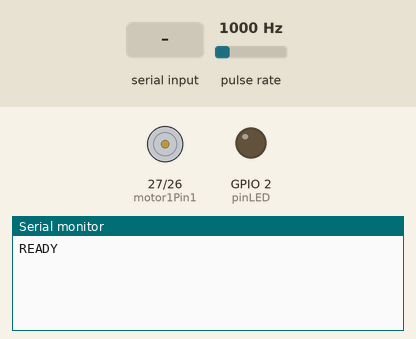
Recording of a sketch running on a simulated ESP32. Shown: motor-driver pin pairs drawn as motors (green arrow = first pin HIGH = forward, orange = second pin HIGH = backward, longer = more drive, scaled by the enable pin), output pins drawn as LEDs (lit = HIGH), the last lines printed to the serial monitor. Wiring (inferred from the names in the program): pulse sensor: data GPIO 13. The inputs (shaded band) are chosen by the test bench; at power-on: pulse rate 1000 Hz.

Above: at 2.7 s.
2.8 s: "OP\n" received over Serial
At 3.6 s:
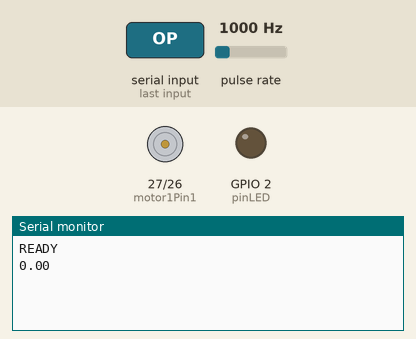
4.3 s: "V\n" received over Serial
At 4.7 s:
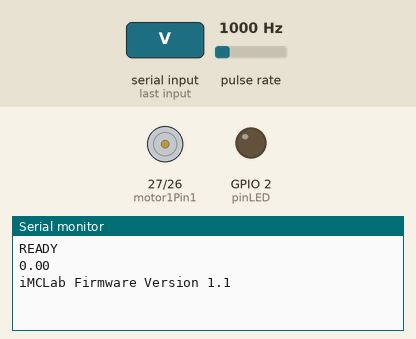
5.8 s: "X\n" received over Serial
At 7.1 s:
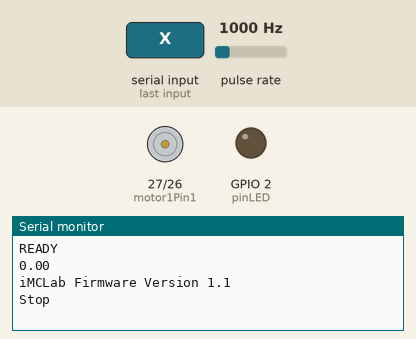

Measured:
- after the input at 2.8 s, the serial monitor: prints a new line at once (image 1)
- after the input at 4.3 s, the serial monitor: prints a new line at once (image 2)
- after the input at 5.8 s, the serial monitor: prints a new line at once (image 3)

The sketch:

imclab_firmware.ino
```cpp
/*
  iMCLab Internet-Based Motor Control Lab
  Firmware FIXED: LED + Motor OP + (Optional) RPM
  December 2025
*/

#include <Arduino.h>

// ===== constants =====
const String vers = "1.1";
const int baud = 115200;
const char sp = ' ';
const char nl = '\n';

// ===== pin numbers on iMCLab Shield (sesuai kode kamu) =====
const int motor1Pin1 = 27;   // IN1
const int motor1Pin2 = 26;   // IN2
const int enable1Pin = 12;   // EN (PWM motor)
const int pinLED     = 2;    // LED

// Encoder pin (RPM)
const int pin_rpm = 13;      // input encoder

// ===== PWM properties =====
const int freq = 30000;
const int pwmChannel = 1;
const int pwmresolution = 8;   // 0..255

const int ledChannel = 0;
const int ledresolution = 8;   // 0..255

// ===== RPM variables =====
volatile unsigned long pulseCount = 0;
unsigned long last_pulse_count = 0;
unsigned long last_rpm_time = 0;

float rpm = 0;
float rpm_filtered = 0;

// Ubah ini kalau disk encoder kamu beda
// Contoh dosen: holes = 2 (2 lubang/slot per putaran)
const int PULSES_PER_REV = 2;

// ===== serial parsing variables =====
char Buffer[64];
String cmd;
double pv = 0;

// ===== ISR encoder =====
void IRAM_ATTR onPulse() {
  pulseCount++;
}

void parseSerial() {
  // baca sampai newline
  int ByteCount = Serial.readBytesUntil(nl, Buffer, sizeof(Buffer));
  (void)ByteCount;

  String read_ = String(Buffer);
  memset(Buffer, 0, sizeof(Buffer));

  // pisahkan command dan data
  int idx = read_.indexOf(sp);
  if (idx < 0) {
    cmd = read_;
    pv = 0;
  } else {
    cmd = read_.substring(0, idx);
    String data = read_.substring(idx + 1);
    data.trim();
    pv = data.toFloat();
  }

  cmd.trim();
  cmd.toUpperCase();
}

void calculateRPM() {
  unsigned long now = millis();
  unsigned long dt = now - last_rpm_time;

  if (dt >= 200) {  // update tiap 200ms biar responsif
    noInterrupts();
    unsigned long p = pulseCount;
    interrupts();

    unsigned long dp = p - last_pulse_count;

    float rev = (float)dp / (float)PULSES_PER_REV;
    float rps = rev / (dt / 1000.0f);
    rpm = rps * 60.0f;

    // low-pass filter sederhana
    rpm_filtered = 0.7f * rpm_filtered + 0.3f * rpm;

    last_pulse_count = p;
    last_rpm_time = now;
  }
}

void setMotorPercent(float percent) {
  percent = constrain(percent, 0.0f, 100.0f);

  // arah default forward
  digitalWrite(motor1Pin1, HIGH);
  digitalWrite(motor1Pin2, LOW);

  int duty = (int)(percent * 255.0 / 100.0);
  duty = constrain(duty, 0, 255);

  ledcWrite(pwmChannel, duty);
}

void setLEDPercent(float percent) {
  percent = constrain(percent, 0.0f, 100.0f);

  int duty = (int)(percent * 255.0 / 100.0);
  duty = constrain(duty, 0, 255);

  ledcWrite(ledChannel, duty);
}

void dispatchCommand() {
  if (cmd == "OP") {
    // motor PWM 0..100%
    setMotorPercent((float)pv);
    Serial.println((float)pv);
  }
  else if (cmd == "RPM") {
    calculateRPM();
    Serial.println(rpm_filtered);
  }
  else if (cmd == "V" || cmd == "VER") {
    Serial.println("iMCLab Firmware Version " + vers);
  }
  else if (cmd == "LED") {
    setLEDPercent((float)pv);
    Serial.println((float)pv);
  }
  else if (cmd == "X") {
    ledcWrite(pwmChannel, 0);
    Serial.println("Stop");
  }
  else {
    Serial.println("ERR");
  }
}

// ===== arduino startup =====
void setup() {
  Serial.begin(baud);
  delay(1500);
  Serial.println("READY");

  // motor direction pins
  pinMode(motor1Pin1, OUTPUT);
  pinMode(motor1Pin2, OUTPUT);
  digitalWrite(motor1Pin1, LOW);
  digitalWrite(motor1Pin2, LOW);

  // motor PWM setup (PENTING: attach ke enable1Pin, bukan pin_rpm)
  ledcSetup(pwmChannel, freq, pwmresolution);
  ledcAttachPin(enable1Pin, pwmChannel);
  ledcWrite(pwmChannel, 0);

  // LED PWM setup
  ledcSetup(ledChannel, freq, ledresolution);
  ledcAttachPin(pinLED, ledChannel);
  ledcWrite(ledChannel, 0);

  // encoder interrupt
  pinMode(pin_rpm, INPUT_PULLUP);
  attachInterrupt(digitalPinToInterrupt(pin_rpm), onPulse, RISING);

  last_rpm_time = millis();
}

// ===== main loop =====
void loop() {
  // update RPM in background
  calculateRPM();

  // handle serial command (blocking readBytesUntil will wait timeout if no data,
  // jadi lebih aman cek dulu tersedia)
  if (Serial.available()) {
    parseSerial();
    dispatchCommand();
  }
}
```
